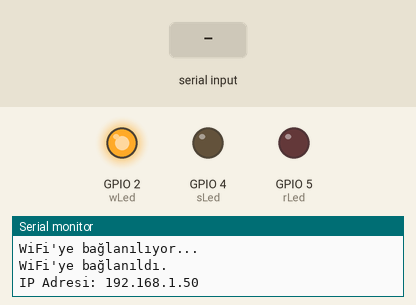
Recording of a sketch running on a simulated ESP32. Shown: output pins drawn as LEDs (lit = HIGH), the last lines printed to the serial monitor. The test bench sets the inputs (shaded band). WiFi joins after 1.5 s; servers stay silent unless stated; uploads are accepted with an empty reply.

Above: at 3.2 s.
3.3 s: "1\n" received over the second serial link
At 3.47 s:
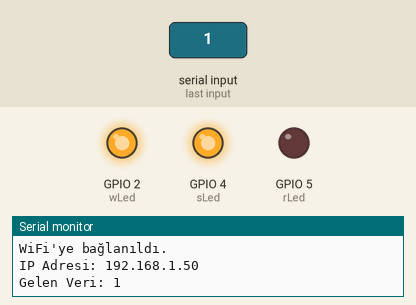
At 3.82 s:
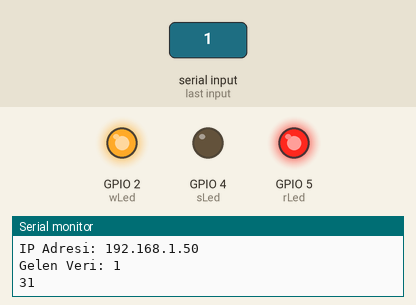
Timing chart, 0 to 6.3 s (numbered marks = the images above; inputs shaded):
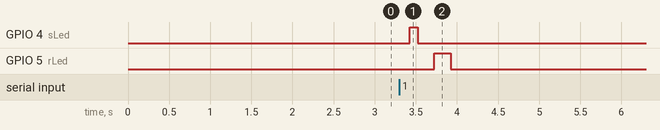

The sketch:

esp32.ino
```cpp
#include <WiFi.h>
#include <HTTPClient.h>

HardwareSerial mySerial(2);

const char* ssid = "ewriq";
const char* password = "f9663ddc";
const char* serverName = "http://lightewriq.space:3000/add/";

const int wLed = 2;
const int sLed = 4;
const int rLed = 5;

void setup() {
  Serial.begin(115200);
  mySerial.begin(9600, SERIAL_8N1, 16, 17);

  pinMode(wLed, OUTPUT);
  pinMode(sLed, OUTPUT);
  pinMode(rLed, OUTPUT);

  WiFi.begin(ssid, password);

  int retryCount = 0;
  while (WiFi.status() != WL_CONNECTED && retryCount < 10) {
    delay(1000);
    Serial.println("WiFi'ye bağlanılıyor...");
    retryCount++;
  }

  if (WiFi.status() == WL_CONNECTED) {
    Serial.println("WiFi'ye bağlanıldı.");
    digitalWrite(wLed, HIGH);
    Serial.print("IP Adresi: ");
    Serial.println(WiFi.localIP());
  } else {
    Serial.println("WiFi bağlantısı başarısız.");
     digitalWrite(wLed, LOW);
    return;
  }
}

void loop() {
  String dynamicId = readSerialData();

  if (dynamicId.length() > 0) {
    dynamicId.trim();
    dynamicId.replace(" ", "");

    int httpResponseCode = sendPostRequest(dynamicId);
  }

}


String readSerialData() {
  String receivedData = "";
  bool dataComplete = false;

  while (!dataComplete) {
    if (mySerial.available()) {
      char incomingByte = mySerial.read();

      if (incomingByte == '\n' || incomingByte == '\r') {
        if (receivedData.length() > 0) {
          dataComplete = true;
        }
      } else {
        receivedData += incomingByte;
      }
    }
    delay(10);
  }


  if (receivedData.length() > 0) {
    Serial.println("Gelen Veri: " + receivedData);
    digitalWrite(sLed, LOW);
    delay(100);
    digitalWrite(sLed, HIGH);
    delay(100);
    digitalWrite(sLed, LOW);

    String cardUID = "";
    for (int i = 0; i < receivedData.length(); i++) {
      cardUID += String(receivedData[i], HEX);
    }
      return cardUID;
  }
}


int sendPostRequest(String id) {
  HTTPClient http;
  Serial.print(id);
  if (WiFi.status() == WL_CONNECTED) {
    http.begin(serverName);
    http.addHeader("Content-Type", "application/json");

    String jsonData = "{\"id\":\"" + id + "\"}";

    int httpResponseCode = http.POST(jsonData);

    if (httpResponseCode == 200) {
      String response = http.getString();
        digitalWrite(rLed, HIGH);
        delay(200);
        digitalWrite(rLed, LOW);
    }
    if (httpResponseCode == 404) {
      String response = http.getString();
        digitalWrite(rLed, HIGH);
        delay(200);
        digitalWrite(rLed, LOW);
    }

    http.end();
    return httpResponseCode;
  } else {
    digitalWrite(wLed, LOW);
  }

  return 0;
}
```

Measured:
- after the input at 3.3 s, GPIO 4 (sLed): LOW → HIGH after 0.13 s, → LOW 0.10 s later; GPIO 5 (rLed): LOW → HIGH after 0.43 s, → LOW 0.20 s later
